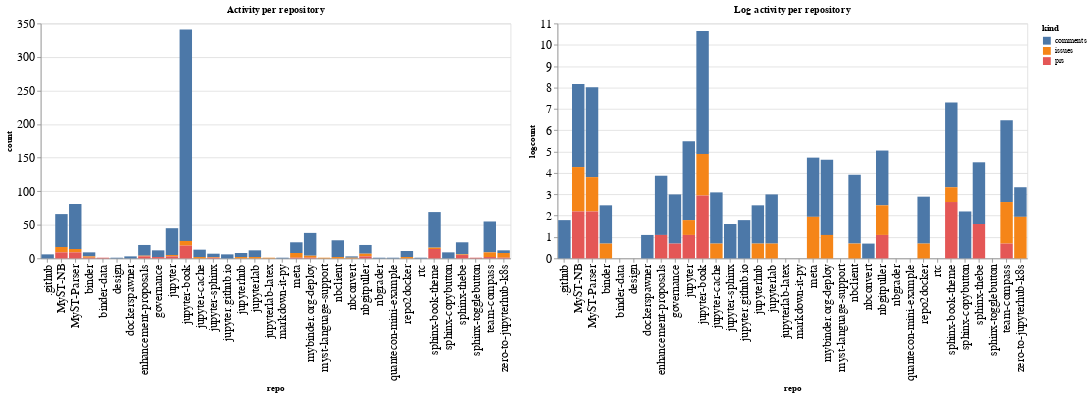

Notebook source saved alongside this figure:
### Code cell
ch1 = alt.Chart(repo_summaries, width=600, title="Activity per repository").mark_bar().encode(
    x='repo',
    y='count',
    color='kind',
    tooltip="kind"
)

ch2 = alt.Chart(repo_summaries, width=600, title="Log activity per repository").mark_bar().encode(
    x='repo',
    y='logcount',
    color='kind',
    tooltip="kind"
)

ch1 | ch2

### Figure 1 — Vega-Lite specification as saved in the notebook (floating-point values rounded to 4 significant figures)
{"config": {"axisLeft": {"labelFontSize": 15}, "axisBottom": {"labelFontSize": 15}}, "hconcat": [{"mark": "bar", "encoding": {"color": {"type": "nominal", "field": "kind"}, "tooltip": {"type": "nominal", "field": "kind"}, "x": {"type": "nominal", "field": "repo"}, "y": {"type": "quantitative", "field": "count"}}, "title": "Activity per repository", "width": 600}, {"mark": "bar", "encoding": {"color": {"type": "nominal", "field": "kind"}, "tooltip": {"type": "nominal", "field": "kind"}, "x": {"type": "nominal", "field": "repo"}, "y": {"type": "quantitative", "field": "logcount"}}, "title": "Log activity per repository", "width": 600}], "data": {"name": "data-f08011364bf6112a6daa94c41d3bb41e"}, "$schema": "https://vega.github.io/schema/vega-lite/v4.8.1.json", "datasets": {"data-f08011364bf6112a6daa94c41d3bb41e": [{"repo": ".github", "kind": "comments", "count": 6, "logcount": 1.792}, {"repo": "MyST-NB", "kind": "comments", "count": 49, "logcount": 3.892}, {"repo": "MyST-NB", "kind": "issues", "count": 8, "logcount": 2.079}, {"repo": "MyST-NB", "kind": "prs", "count": 9, "logcount": 2.197}, {"repo": "MyST-Parser", "kind": "comments", "count": 67, "logcount": 4.205}, {"repo": "MyST-Parser", "kind": "issues", "count": 5, "logcount": 1.609}, {"repo": "MyST-Parser", "kind": "prs", "count": 9, "logcount": 2.197}, {"repo": "binder", "kind": "comments", "count": 6, "logcount": 1.792}, {"repo": "binder", "kind": "issues", "count": 2, "logcount": 0.6931}, {"repo": "binder", "kind": "prs", "count": 1, "logcount": 0.0}, {"repo": "binder-data", "kind": "prs", "count": 1, "logcount": 0.0}, {"repo": "design", "kind": "comments", "count": 1, "logcount": 0.0}, {"repo": "dockerspawner", "kind": "comments", "count": 3, "logcount": 1.099}, {"repo": "enhancement-proposals", "kind": "comments", "count": 16, "logcount": 2.773}, {"repo": "enhancement-proposals", "kind": "issues", "count": 1, "logcount": 0.0}, {"repo": "enhancement-proposals", "kind": "prs", "count": 3, "logcount": 1.099}, {"repo": "governance", "kind": "comments", "count": 10, "logcount": 2.303}, {"repo": "governance", "kind": "prs", "count": 2, "logcount": 0.6931}, {"repo": "jupyter", "kind": "comments", "count": 40, "logcount": 3.689}, {"repo": "jupyter", "kind": "issues", "count": 2, "logcount": 0.6931}, {"repo": "jupyter", "kind": "prs", "count": 3, "logcount": 1.099}, {"repo": "jupyter-book", "kind": "comments", "count": 315, "logcount": 5.753}, {"repo": "jupyter-book", "kind": "issues", "count": 7, "logcount": 1.946}, {"repo": "jupyter-book", "kind": "prs", "count": 19, "logcount": 2.944}, {"repo": "jupyter-cache", "kind": "comments", "count": 11, "logcount": 2.398}, {"repo": "jupyter-cache", "kind": "issues", "count": 2, "logcount": 0.6931}, {"repo": "jupyter-sphinx", "kind": "comments", "count": 5, "logcount": 1.609}, {"repo": "jupyter-sphinx", "kind": "issues", "count": 1, "logcount": 0.0}, {"repo": "jupyter-sphinx", "kind": "prs", "count": 1, "logcount": 0.0}, {"repo": "jupyter.github.io", "kind": "comments", "count": 6, "logcount": 1.792}, {"repo": "jupyterhub", "kind": "comments", "count": 6, "logcount": 1.792}, {"repo": "jupyterhub", "kind": "issues", "count": 2, "logcount": 0.6931}, {"repo": "jupyterlab", "kind": "comments", "count": 10, "logcount": 2.303}, {"repo": "jupyterlab", "kind": "issues", "count": 2, "logcount": 0.6931}, {"repo": "jupyterlab-latex", "kind": "issues", "count": 1, "logcount": 0.0}, {"repo": "markdown-it-py", "kind": "comments", "count": 1, "logcount": 0.0}, {"repo": "meta", "kind": "comments", "count": 16, "logcount": 2.773}, {"repo": "meta", "kind": "issues", "count": 7, "logcount": 1.946}, {"repo": "meta", "kind": "prs", "count": 1, "logcount": 0.0}, {"repo": "mybinder.org-deploy", "kind": "comments", "count": 34, "logcount": 3.526}, {"repo": "mybinder.org-deploy", "kind": "issues", "count": 3, "logcount": 1.099}, {"repo": "mybinder.org-deploy", "kind": "prs", "count": 1, "logcount": 0.0}, {"repo": "myst-language-support", "kind": "issues", "count": 1, "logcount": 0.0}, {"repo": "nbclient", "kind": "comments", "count": 25, "logcount": 3.219}, {"repo": "nbclient", "kind": "issues", "count": 2, "logcount": 0.6931}, {"repo": "nbconvert", "kind": "comments", "count": 2, "logcount": 0.6931}, {"repo": "nbconvert", "kind": "issues", "count": 1, "logcount": 0.0}, {"repo": "nbgitpuller", "kind": "comments", "count": 13, "logcount": 2.565}, {"repo": "nbgitpuller", "kind": "issues", "count": 4, "logcount": 1.386}, {"repo": "nbgitpuller", "kind": "prs", "count": 3, "logcount": 1.099}, {"repo": "nbgrader", "kind": "comments", "count": 1, "logcount": 0.0}, {"repo": "quantecon-mini-example", "kind": "comments", "count": 1, "logcount": 0.0}, {"repo": "repo2docker", "kind": "comments", "count": 9, "logcount": 2.197}, {"repo": "repo2docker", "kind": "issues", "count": 2, "logcount": 0.6931}, {"repo": "rtc", "kind": "comments", "count": 1, "logcount": 0.0}, {"repo": "sphinx-book-theme", "kind": "comments", "count": 53, "logcount": 3.97}, {"repo": "sphinx-book-theme", "kind": "issues", "count": 2, "logcount": 0.6931}, {"repo": "sphinx-book-theme", "kind": "prs", "count": 14, "logcount": 2.639}, {"repo": "sphinx-copybutton", "kind": "comments", "count": 9, "logcount": 2.197}, {"repo": "sphinx-thebe", "kind": "comments", "count": 18, "logcount": 2.89}, {"repo": "sphinx-thebe", "kind": "issues", "count": 1, "logcount": 0.0}, {"repo": "sphinx-thebe", "kind": "prs", "count": 5, "logcount": 1.609}, {"repo": "sphinx-togglebutton", "kind": "prs", "count": 1, "logcount": 0.0}, {"repo": "team-compass", "kind": "comments", "count": 46, "logcount": 3.829}, {"repo": "team-compass", "kind": "issues", "count": 7, "logcount": 1.946}, {"repo": "team-compass", "kind": "prs", "count": 2, "logcount": 0.6931}, {"repo": "zero-to-jupyterhub-k8s", "kind": "comments", "count": 4, "logcount": 1.386}, {"repo": "zero-to-jupyterhub-k8s", "kind": "issues", "count": 7, "logcount": 1.946}, {"repo": "zero-to-jupyterhub-k8s", "kind": "prs", "count": 1, "logcount": 0.0}]}}
